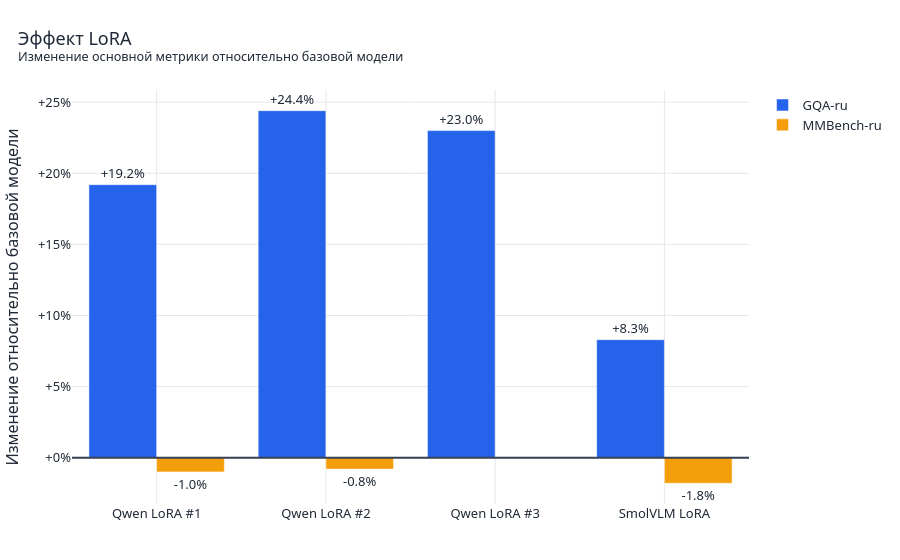

Notebook cell for this chart:
### Markdown cell above
## Эффект LoRA

### Code cell
lora_effect = pd.DataFrame([
    ["GQA-ru", "Qwen LoRA #1", 0.513 - 0.321], ["GQA-ru", "Qwen LoRA #2", 0.565 - 0.321],
    ["GQA-ru", "Qwen LoRA #3", 0.551 - 0.321], ["GQA-ru", "SmolVLM LoRA", 0.295 - 0.212],
    ["MMBench-ru", "Qwen LoRA #1", 0.786 - 0.796], ["MMBench-ru", "Qwen LoRA #2", 0.788 - 0.796],
    ["MMBench-ru", "SmolVLM LoRA", 0.346 - 0.364],
], columns=["dataset", "model", "change"])
display(lora_effect)
fig = px.bar(lora_effect, x="model", y="change", color="dataset", barmode="group", text=lora_effect["change"].map(lambda x: f"{x:+.1%}"), color_discrete_map={"GQA-ru": BLUE, "MMBench-ru": ORANGE})
fig.update_traces(textposition="outside")
fig.add_hline(y=0, line_color="#374151")
fig.update_yaxes(tickformat="+.0%", title="Изменение относительно базовой модели")
fig.update_xaxes(title="")
style_plot(fig, "Эффект LoRA", "Изменение основной метрики относительно базовой модели", 560).show()

### Figure 1 — Plotly figure (JSON) as saved in the notebook; plotly's stock layout.template omitted (floating-point values rounded to 4 significant figures)
{"data": [{"alignmentgroup": "True", "hovertemplate": "dataset=GQA-ru<br>model=%{x}<br>change=%{y}<br>text=%{text}<extra></extra>", "legendgroup": "GQA-ru", "marker": {"color": "#2563eb", "pattern": {"shape": ""}}, "name": "GQA-ru", "offsetgroup": "GQA-ru", "orientation": "v", "showlegend": true, "text": ["+19.2%", "+24.4%", "+23.0%", "+8.3%"], "textposition": "outside", "type": "bar", "x": ["Qwen LoRA #1", "Qwen LoRA #2", "Qwen LoRA #3", "SmolVLM LoRA"], "xaxis": "x", "y": [0.192, 0.244, 0.23, 0.083], "yaxis": "y"}, {"alignmentgroup": "True", "hovertemplate": "dataset=MMBench-ru<br>model=%{x}<br>change=%{y}<br>text=%{text}<extra></extra>", "legendgroup": "MMBench-ru", "marker": {"color": "#f59e0b", "pattern": {"shape": ""}}, "name": "MMBench-ru", "offsetgroup": "MMBench-ru", "orientation": "v", "showlegend": true, "text": ["-1.0%", "-0.8%", "-1.8%"], "textposition": "outside", "type": "bar", "x": ["Qwen LoRA #1", "Qwen LoRA #2", "SmolVLM LoRA"], "xaxis": "x", "y": [-0.01, -0.008, -0.018], "yaxis": "y"}], "layout": {"barmode": "group", "font": {"color": "#1f2937", "family": "Segoe UI", "size": 13}, "height": 560, "legend": {"title": {"text": ""}, "tracegroupgap": 0}, "margin": {"b": 40, "l": 30, "r": 30, "t": 90}, "shapes": [{"line": {"color": "#374151"}, "type": "line", "x0": 0, "x1": 1, "xref": "x domain", "y0": 0, "y1": 0, "yref": "y"}], "title": {"text": "Эффект LoRA<br><sup>Изменение основной метрики относительно базовой модели</sup>", "x": 0.02, "xanchor": "left"}, "xaxis": {"anchor": "y", "domain": [0, 1], "gridcolor": "#e5e7eb", "title": {"text": ""}, "zerolinecolor": "#6b7280"}, "yaxis": {"anchor": "x", "domain": [0, 1], "gridcolor": "#e5e7eb", "tickformat": "+.0%", "title": {"text": "Изменение относительно базовой модели"}}}}
